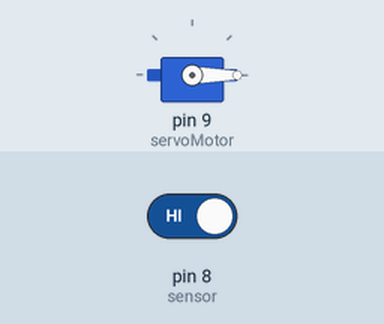
This sketch was run on a simulated Arduino Uno, built with avr-gcc and run on an emulated ATmega328P. Parts: servo. Inputs (shaded band) come from the test bench; at power-on: pin 8 (sensor) HIGH.

Above: at 2.2 s.
2.3 s: pin 8 (sensor) driven LOW
At 2.7 s:
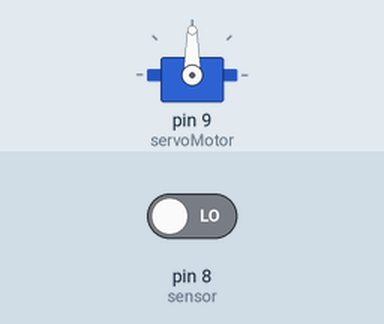
5.3 s: pin 8 (sensor) driven HIGH
At 6.9 s:
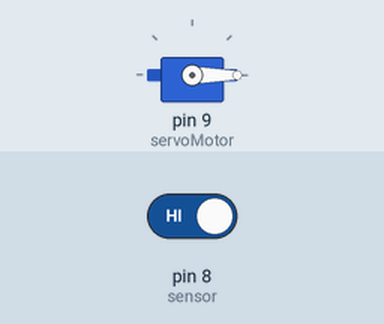
Timing chart, 0 to 8.4 s (numbered marks = the images above; inputs shaded):
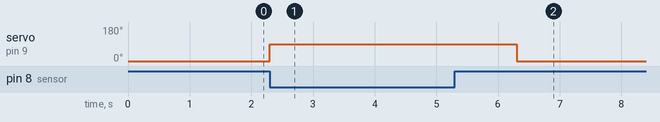

The sketch:

Pasale.ino
```cpp
#include <Servo.h>

#define sensor 8

Servo servoMotor;

void setup() {
  Serial.begin(9600);
  servoMotor.attach(9);
  servoMotor.write(0);
  delay(1000);

  pinMode(sensor, INPUT);
}

void loop() {
  if(digitalRead(sensor) == LOW){
      servoMotor.write(90);
       delay(2000);
  }
  servoMotor.write(0);

}
```

Measured:
- after the input at 2.3 s, servo on pin 9 (servoMotor): 0° → 90° at once
- after the input at 5.3 s, servo on pin 9 (servoMotor): 90° → 0° after 1.0 s
